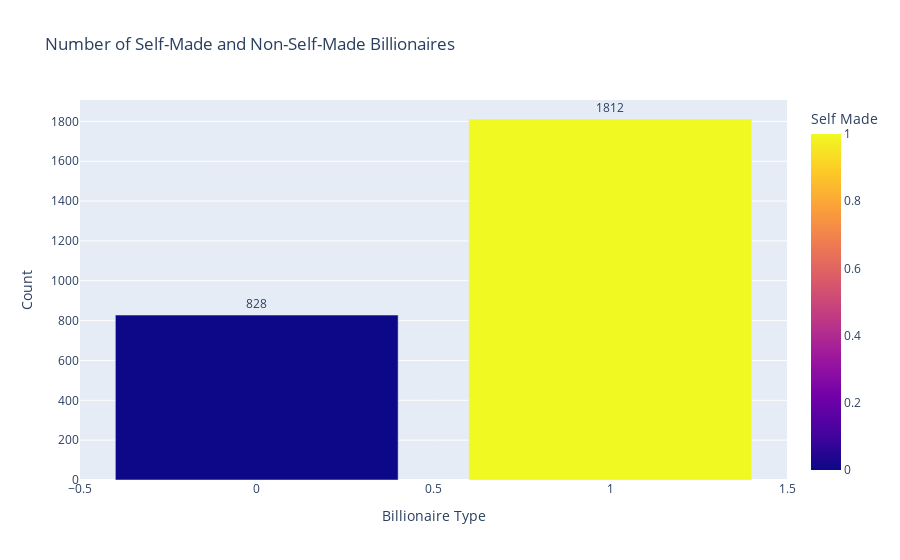

Notebook cell for this chart:
### Code cell
self_made_counts = df['Self Made'].value_counts()

# Create a DataFrame for the counts
counts_df = pd.DataFrame({'Self Made': self_made_counts.index, 'Count': self_made_counts.values})

df["Self Made"] = df["Self Made"].astype(str)

# Create the bar plot using Plotly Express
fig = px.bar(counts_df, x='Self Made', y='Count', color='Self Made',
             title='Number of Self-Made and Non-Self-Made Billionaires', text_auto=True)

# Customize the layout
fig.update_layout(xaxis_title='Billionaire Type',
                  yaxis_title='Count',
                  showlegend=False)  # Hide the legend since color represents the categories
# customise text
fig.update_traces(textfont_size=12, textangle=0, textposition="outside")

# Show the plot
fig.show()

### Figure 1 — Plotly figure (JSON) as saved in the notebook; plotly's stock layout.template omitted (floating-point values rounded to 4 significant figures)
{"data": [{"alignmentgroup": "True", "hovertemplate": "Self Made=%{marker.color}<br>Count=%{y}<extra></extra>", "legendgroup": "", "marker": {"color": [1, 0], "coloraxis": "coloraxis", "pattern": {"shape": ""}}, "name": "", "offsetgroup": "", "orientation": "v", "showlegend": false, "textangle": 0, "textfont": {"size": 12}, "textposition": "outside", "texttemplate": "%{y}", "type": "bar", "x": [1, 0], "xaxis": "x", "y": [1812, 828], "yaxis": "y"}], "layout": {"barmode": "relative", "coloraxis": {"colorbar": {"title": {"text": "Self Made"}}, "colorscale": [[0, "#0d0887"], [0.1111, "#46039f"], [0.2222, "#7201a8"], [0.3333, "#9c179e"], [0.4444, "#bd3786"], [0.5556, "#d8576b"], [0.6667, "#ed7953"], [0.7778, "#fb9f3a"], [0.8889, "#fdca26"], [1, "#f0f921"]]}, "legend": {"tracegroupgap": 0}, "showlegend": false, "title": {"text": "Number of Self-Made and Non-Self-Made Billionaires"}, "xaxis": {"anchor": "y", "domain": [0, 1], "title": {"text": "Billionaire Type"}}, "yaxis": {"anchor": "x", "domain": [0, 1], "title": {"text": "Count"}}}}
